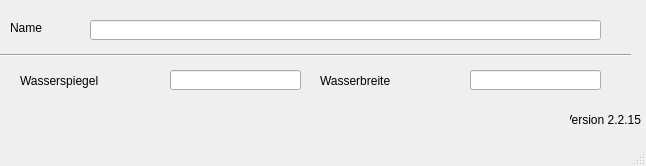
<?xml version="1.0" encoding="UTF-8"?>
<ui version="4.0">
 <class>MainWindow</class>
 <widget class="QMainWindow" name="MainWindow">
  <property name="geometry">
   <rect>
    <x>0</x>
    <y>0</y>
    <width>646</width>
    <height>166</height>
   </rect>
  </property>
  <property name="windowTitle">
   <string>MainWindow</string>
  </property>
  <widget class="QWidget" name="centralwidget">
   <widget class="QLabel" name="label">
    <property name="geometry">
     <rect>
      <x>10</x>
      <y>20</y>
      <width>46</width>
      <height>16</height>
     </rect>
    </property>
    <property name="text">
     <string>Name</string>
    </property>
   </widget>
   <widget class="QLabel" name="label_20">
    <property name="geometry">
     <rect>
      <x>20</x>
      <y>70</y>
      <width>121</width>
      <height>21</height>
     </rect>
    </property>
    <property name="text">
     <string>Wasserspiegel</string>
    </property>
   </widget>
   <widget class="Line" name="line">
    <property name="geometry">
     <rect>
      <x>0</x>
      <y>40</y>
      <width>631</width>
      <height>31</height>
     </rect>
    </property>
    <property name="orientation">
     <enum>Qt::Horizontal</enum>
    </property>
   </widget>
   <widget class="QLineEdit" name="profilnam">
    <property name="geometry">
     <rect>
      <x>90</x>
      <y>20</y>
      <width>511</width>
      <height>20</height>
     </rect>
    </property>
   </widget>
   <widget class="QLineEdit" name="wspiegel">
    <property name="geometry">
     <rect>
      <x>170</x>
      <y>70</y>
      <width>131</width>
      <height>20</height>
     </rect>
    </property>
   </widget>
   <widget class="QLabel" name="label_21">
    <property name="geometry">
     <rect>
      <x>320</x>
      <y>70</y>
      <width>121</width>
      <height>21</height>
     </rect>
    </property>
    <property name="text">
     <string>Wasserbreite</string>
    </property>
   </widget>
   <widget class="QLineEdit" name="wbreite">
    <property name="geometry">
     <rect>
      <x>470</x>
      <y>70</y>
      <width>131</width>
      <height>20</height>
     </rect>
    </property>
   </widget>
   <widget class="QLabel" name="lb_version">
    <property name="geometry">
     <rect>
      <x>570</x>
      <y>110</y>
      <width>71</width>
      <height>20</height>
     </rect>
    </property>
    <property name="toolTip">
     <string>Version QKan Import</string>
    </property>
    <property name="text">
     <string>Version 2.2.15</string>
    </property>
    <property name="alignment">
     <set>Qt::AlignRight|Qt::AlignTrailing|Qt::AlignVCenter</set>
    </property>
   </widget>
  </widget>
  <widget class="QMenuBar" name="menubar">
   <property name="geometry">
    <rect>
     <x>0</x>
     <y>0</y>
     <width>646</width>
     <height>21</height>
    </rect>
   </property>
  </widget>
  <widget class="QStatusBar" name="statusbar"/>
 </widget>
 <resources/>
 <connections/>
</ui>
